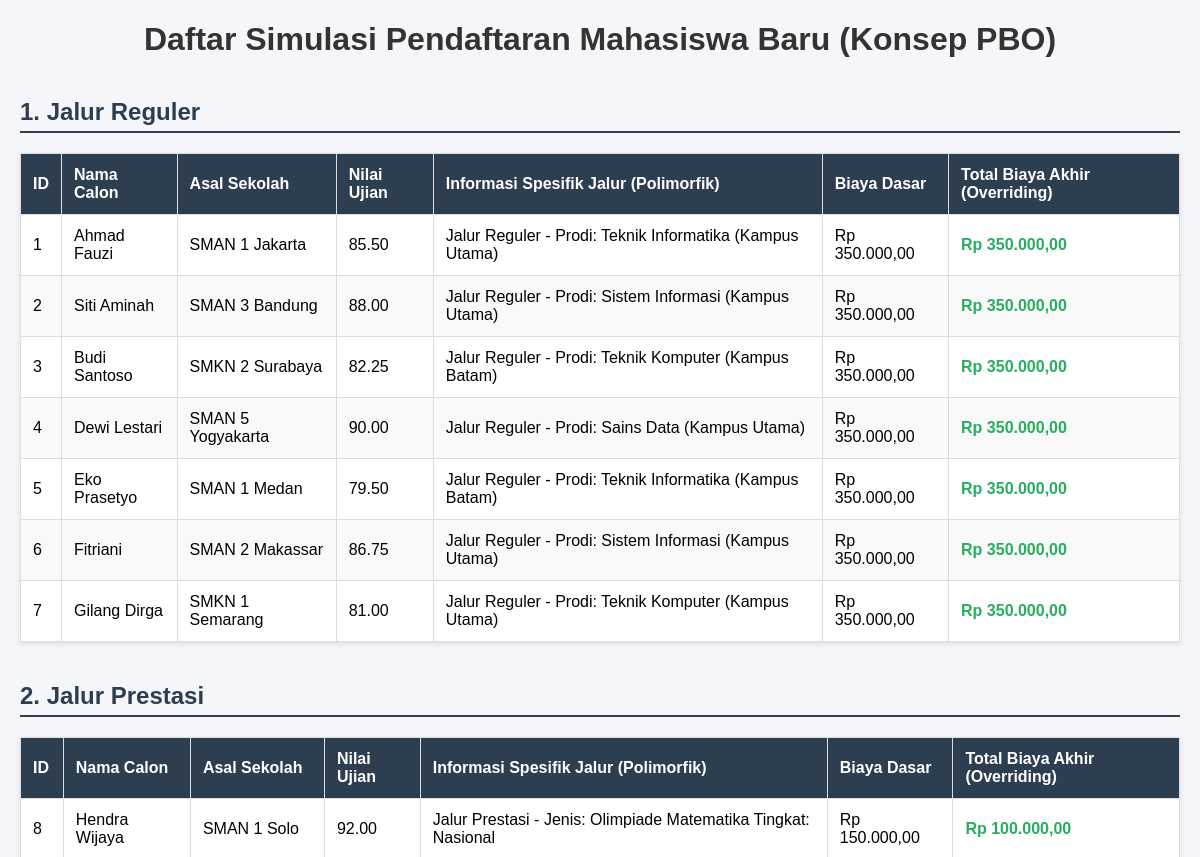
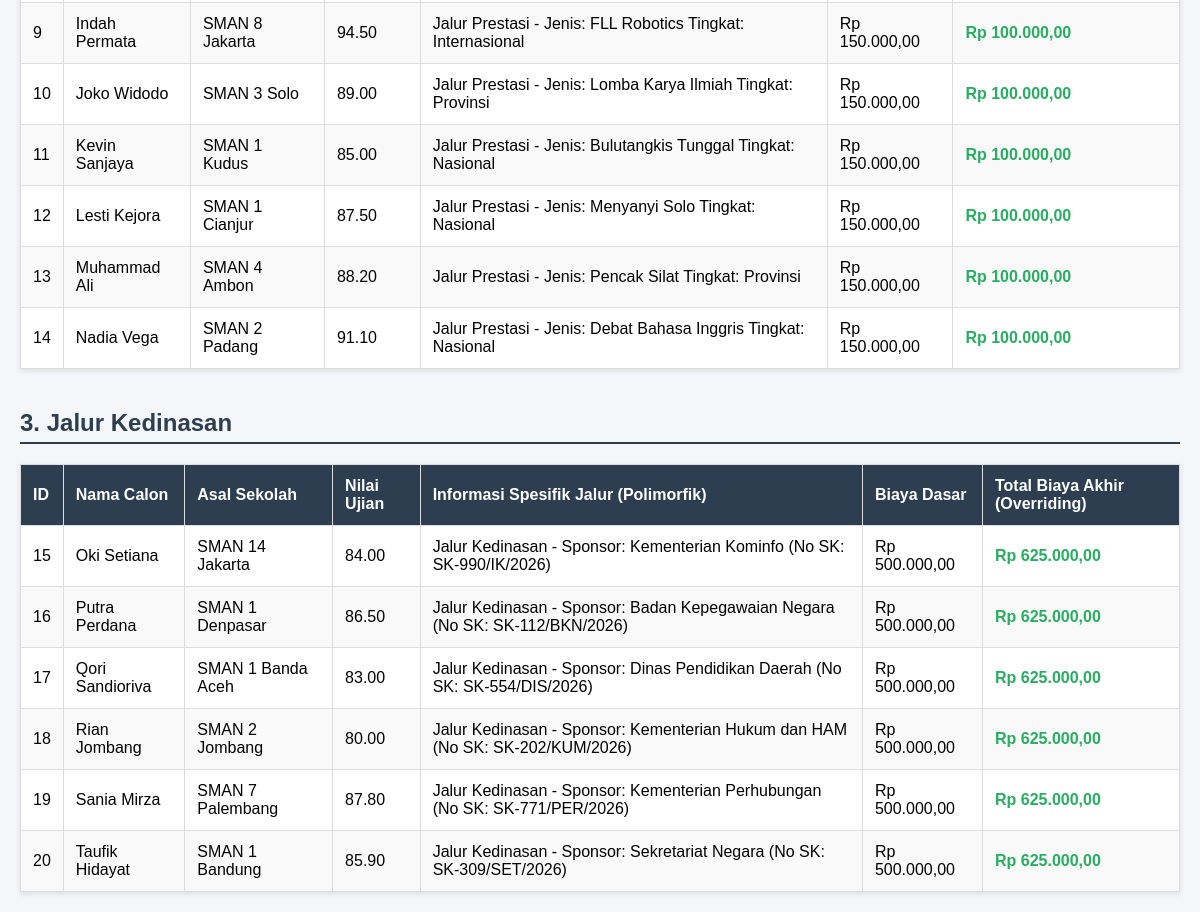
The page / on the database its author committed (2 pictures, top to bottom).
### tables this page shows
CREATE TABLE `tabel_pendaftaran` (
  `id_pendaftaran` int NOT NULL,
  `nama_calon` varchar(100) NOT NULL,
  `asal_sekolah` varchar(100) NOT NULL,
  `nilai_ujian` decimal(5,2) NOT NULL,
  `biaya_pendaftaran_dasar` decimal(10,2) NOT NULL,
  `jalur_pendaftaran` enum('Reguler','Prestasi','Kedinasan') NOT NULL,
  `pilihan_prodi` varchar(50) DEFAULT NULL,
  `lokasi_kampus` varchar(50) DEFAULT NULL,
  `jenis_prestasi` varchar(50) DEFAULT NULL,
  `tingkat_prestasi` varchar(30) DEFAULT NULL,
  `sk_ikatan_dinas` varchar(50) DEFAULT NULL,
  `instansi_sponsor` varchar(100) DEFAULT NULL
);

### pendaftaranReguler.php (called while the page is built, shortened)
<?php
require_once 'Pendaftaran.php';
class PendaftaranReguler extends Pendaftaran {
    private $pilihanProdi;
    private $lokasiKampus;
    public function __construct($id, $nama, $sekolah, $nilai, $biaya_dasar, $jalur, $prodi, $kampus) {
        $this->pilihanProdi = $prodi;
        $this->lokasiKampus = $kampus;
    }
    public static function getDaftarReguler($db) {
        $query = "SELECT * FROM tabel_pendaftaran WHERE jalur_pendaftaran = 'Reguler'";
        $stmt = $db->prepare($query);
        $stmt->execute();
        return $stmt->fetchAll(PDO::FETCH_ASSOC);
    }
    public function hitungTotalBiaya() {
        return $this->biayaPendaftaranDasar;
    }
    public function tampilkanInfoJalur() {
        return "Jalur Reguler - Prodi: " . $this->pilihanProdi . " (" . $this->lokasiKampus . ")";
    }
}
?>

### pendaftaran.php (called while the page is built, shortened)
<?php
abstract class Pendaftaran {
    protected $id_pendaftaran;
    protected $nama_calon;
    protected $asal_sekolah;
    protected $nilai_ujian;
    protected $biayaPendaftaranDasar;
    public function __construct($id, $nama, $sekolah, $nilai, $biaya_dasar, $jalur) {
        $this->id_pendaftaran = $id;
        $this->nama_calon = $nama;
        $this->asal_sekolah = $sekolah;
        $this->nilai_ujian = $nilai;
        $this->biayaPendaftaranDasar = $biaya_dasar;
    }
    public function getIdPendaftaran() { return $this->id_pendaftaran; }
    public function getNamaCalon() { return $this->nama_calon; }
    public function getAsalSekolah() { return $this->asal_sekolah; }
    public function getNilaiUjian() { return $this->nilai_ujian; }
    public function getBiayaDasar() { return $this->biayaPendaftaranDasar; }
}
?>

### pendaftaranPrestasi.php (called while the page is built, shortened)
<?php
require_once 'Pendaftaran.php';
class PendaftaranPrestasi extends Pendaftaran {
    private $jenisPrestasi;
    private $tingkatPrestasi;
    public function __construct($id, $nama, $sekolah, $nilai, $biaya_dasar, $jalur, $jenis, $tingkat) {
        $this->jenisPrestasi = $jenis;
        $this->tingkatPrestasi = $tingkat;
    }
    public static function getDaftarPrestasi($db) {
        $query = "SELECT * FROM tabel_pendaftaran WHERE jalur_pendaftaran = 'Prestasi'";
        $stmt = $db->prepare($query);
        $stmt->execute();
        return $stmt->fetchAll(PDO::FETCH_ASSOC);
    }
    public function hitungTotalBiaya() {
        return $this->biayaPendaftaranDasar - 50000;
    }
    public function tampilkanInfoJalur() {
        return "Jalur Prestasi - Jenis: " . $this->jenisPrestasi . " Tingkat: " . $this->tingkatPrestasi;
    }
}
?>

### pendaftaranKedinasan.php (called while the page is built, shortened)
<?php
require_once 'Pendaftaran.php';
class PendaftaranKedinasan extends Pendaftaran {
    private $skIkatanDinas;
    private $instansiSponsor;
    public function __construct($id, $nama, $sekolah, $nilai, $biaya_dasar, $jalur, $sk, $sponsor) {
        $this->skIkatanDinas = $sk;
        $this->instansiSponsor = $sponsor;
    }
    public static function getDaftarKedinasan($db) {
        $query = "SELECT * FROM tabel_pendaftaran WHERE jalur_pendaftaran = 'Kedinasan'";
        $stmt = $db->prepare($query);
        $stmt->execute();
        return $stmt->fetchAll(PDO::FETCH_ASSOC);
    }
    public function hitungTotalBiaya() {
        return $this->biayaPendaftaranDasar * 1.25;
    }
    public function tampilkanInfoJalur() {
        return "Jalur Kedinasan - Sponsor: " . $this->instansiSponsor . " (No SK: " . $this->skIkatanDinas . ")";
    }
}
?>

### index.php (the view, shortened to what this page needs)
<?php
require_once 'Pendaftaran.php';
require_once 'PendaftaranReguler.php';
require_once 'PendaftaranPrestasi.php';
require_once 'PendaftaranKedinasan.php';
$database = new Database();
$db = $database->getConnection();
$dataReguler   = PendaftaranReguler::getDaftarReguler($db);
$dataPrestasi  = PendaftaranPrestasi::getDaftarPrestasi($db);
$dataKedinasan = PendaftaranKedinasan::getDaftarKedinasan($db);
$listReguler   = [];
$listPrestasi  = [];
$listKedinasan = [];
foreach ($dataReguler as $row) {
    $listReguler[] = new PendaftaranReguler(
        $row['id_pendaftaran'], $row['nama_calon'], $row['asal_sekolah'],
        $row['nilai_ujian'], $row['biaya_pendaftaran_dasar'], $row['jalur_pendaftaran'],
        $row['pilihan_prodi'], $row['lokasi_kampus']
    );
}
foreach ($dataPrestasi as $row) {
    $listPrestasi[] = new PendaftaranPrestasi(
        $row['id_pendaftaran'], $row['nama_calon'], $row['asal_sekolah'],
        $row['nilai_ujian'], $row['biaya_pendaftaran_dasar'], $row['jalur_pendaftaran'],
        $row['jenis_prestasi'], $row['tingkat_prestasi']
    );
}
foreach ($dataKedinasan as $row) {
    $listKedinasan[] = new PendaftaranKedinasan(
        $row['id_pendaftaran'], $row['nama_calon'], $row['asal_sekolah'],
        $row['nilai_ujian'], $row['biaya_pendaftaran_dasar'], $row['jalur_pendaftaran'],
        $row['sk_ikatan_dinas'], $row['instansi_sponsor']
    );
}
?>
<!DOCTYPE html>
<html lang="id">
<head>
</</head>
<body>
    <h1>Daftar Simulasi Pendaftaran Mahasiswa Baru (Konsep PBO)</h1>
    <h2>1. Jalur Reguler</h2>
    <table>
        <thead>
            <tr>
                <th>ID</th>
                <th>Nama Calon</th>
                <th>Asal Sekolah</th>
                <th>Nilai Ujian</th>
                <th>Informasi Spesifik Jalur (Polimorfik)</th>
                <th>Biaya Dasar</th>
                <th>Total Biaya Akhir (Overriding)</th>
            </tr>
        </thead>
        <tbody>
            <?php foreach ($listReguler as $mhs): ?>
                <tr>
                    <td><?= $mhs->getIdPendaftaran(); ?></td>
                    <td><?= $mhs->getNamaCalon(); ?></td>
                    <td><?= $mhs->getAsalSekolah(); ?></td>
                    <td><?= $mhs->getNilaiUjian(); ?></td>
                    <td><?= $mhs->tampilkanInfoJalur(); ?></td>
                    <td>Rp <?= number_format($mhs->getBiayaDasar(), 2, ',', '.'); ?></td>
                    <td class="biaya">Rp <?= number_format($mhs->hitungTotalBiaya(), 2, ',', '.'); ?></td>
                </tr>
            <?php endforeach; ?>
        </tbody>
    </table>
    <h2>2. Jalur Prestasi</h2>
    <table>
        <thead>
            <tr>
                <th>ID</th>
                <th>Nama Calon</th>
                <th>Asal Sekolah</th>
                <th>Nilai Ujian</th>
                <th>Informasi Spesifik Jalur (Polimorfik)</th>
                <th>Biaya Dasar</th>
                <th>Total Biaya Akhir (Overriding)</th>
            </tr>
        </thead>
        <tbody>
            <?php foreach ($listPrestasi as $mhs): ?>
                <tr>
                    <td><?= $mhs->getIdPendaftaran(); ?></td>
                    <td><?= $mhs->getNamaCalon(); ?></td>
                    <td><?= $mhs->getAsalSekolah(); ?></td>
                    <td><?= $mhs->getNilaiUjian(); ?></td>
                    <td><?= $mhs->tampilkanInfoJalur(); ?></td>
                    <td>Rp <?= number_format($mhs->getBiayaDasar(), 2, ',', '.'); ?></td>
                    <td class="biaya">Rp <?= number_format($mhs->hitungTotalBiaya(), 2, ',', '.'); ?></td>
                </tr>
            <?php endforeach; ?>
        </tbody>
    </table>
    <h2>3. Jalur Kedinasan</h2>
    <table>
        <thead>
            <tr>
                <th>ID</th>
                <th>Nama Calon</th>
                <th>Asal Sekolah</th>
                <th>Nilai Ujian</th>
                <th>Informasi Spesifik Jalur (Polimorfik)</th>
                <th>Biaya Dasar</th>
                <th>Total Biaya Akhir (Overriding)</th>
            </tr>
        </thead>
        <tbody>
            <?php foreach ($listKedinasan as $mhs): ?>
                <tr>
                    <td><?= $mhs->getIdPendaftaran(); ?></td>
                    <td><?= $mhs->getNamaCalon(); ?></td>
                    <td><?= $mhs->getAsalSekolah(); ?></td>
                    <td><?= $mhs->getNilaiUjian(); ?></td>
                    <td><?= $mhs->tampilkanInfoJalur(); ?></td>
                    <td>Rp <?= number_format($mhs->getBiayaDasar(), 2, ',', '.'); ?></td>
                    <td class="biaya">Rp <?= number_format($mhs->hitungTotalBiaya(), 2, ',', '.'); ?></td>
                </tr>
            <?php endforeach; ?>
        </tbody>
    </table>
</body>
</html>

### index.php (style rules this page uses)
body { font-family: Arial, sans-serif; margin: 20px; background-color: #f4f6f9; }
h1 { text-align: center; color: #333; }
h2 { color: #2c3e50; border-bottom: 2px solid #2c3e50; padding-bottom: 5px; margin-top: 40px; }
table { width: 100%; border-collapse: collapse; margin-top: 10px; background: #fff; box-shadow: 0 2px 5px rgba(0,0,0,0.1); }
th, td { border: 1px solid #ddd; padding: 12px; text-align: left; }
th { background-color: #2c3e50; color: white; }
tr:nth-child(even) { background-color: #f9f9f9; }
.biaya { font-weight: bold; color: #27ae60; }

### rows shown on the page
tabel_pendaftaran: id_pendaftaran "1", nama_calon "Ahmad Fauzi", asal_sekolah "SMAN 1 Jakarta", nilai_ujian "85.50", $mhs->tampilkanInfoJalur() "Jalur Reguler - Prodi: Teknik Informatika (Kampus Utama)", biaya_pendaftaran_dasar "350.000,00"
tabel_pendaftaran: id_pendaftaran "2", nama_calon "Siti Aminah", asal_sekolah "SMAN 3 Bandung", nilai_ujian "88.00", $mhs->tampilkanInfoJalur() "Jalur Reguler - Prodi: Sistem Informasi (Kampus Utama)", biaya_pendaftaran_dasar "350.000,00"
tabel_pendaftaran: id_pendaftaran "3", nama_calon "Budi Santoso", asal_sekolah "SMKN 2 Surabaya", nilai_ujian "82.25", $mhs->tampilkanInfoJalur() "Jalur Reguler - Prodi: Teknik Komputer (Kampus Batam)", biaya_pendaftaran_dasar "350.000,00"
tabel_pendaftaran: id_pendaftaran "4", nama_calon "Dewi Lestari", asal_sekolah "SMAN 5 Yogyakarta", nilai_ujian "90.00", $mhs->tampilkanInfoJalur() "Jalur Reguler - Prodi: Sains Data (Kampus Utama)", biaya_pendaftaran_dasar "350.000,00"
tabel_pendaftaran: id_pendaftaran "5", nama_calon "Eko Prasetyo", asal_sekolah "SMAN 1 Medan", nilai_ujian "79.50", $mhs->tampilkanInfoJalur() "Jalur Reguler - Prodi: Teknik Informatika (Kampus Batam)", biaya_pendaftaran_dasar "350.000,00"
tabel_pendaftaran: id_pendaftaran "6", nama_calon "Fitriani", asal_sekolah "SMAN 2 Makassar", nilai_ujian "86.75", $mhs->tampilkanInfoJalur() "Jalur Reguler - Prodi: Sistem Informasi (Kampus Utama)", biaya_pendaftaran_dasar "350.000,00"
tabel_pendaftaran: id_pendaftaran "7", nama_calon "Gilang Dirga", asal_sekolah "SMKN 1 Semarang", nilai_ujian "81.00", $mhs->tampilkanInfoJalur() "Jalur Reguler - Prodi: Teknik Komputer (Kampus Utama)", biaya_pendaftaran_dasar "350.000,00"
tabel_pendaftaran: id_pendaftaran "8", nama_calon "Hendra Wijaya", asal_sekolah "SMAN 1 Solo", nilai_ujian "92.00", $mhs->tampilkanInfoJalur() "Jalur Prestasi - Jenis: Olimpiade Matematika Tingkat: Nasional", biaya_pendaftaran_dasar "150.000,00", biaya_pendaftaran_dasar "100.000,00"
tabel_pendaftaran: id_pendaftaran "9", nama_calon "Indah Permata", asal_sekolah "SMAN 8 Jakarta", nilai_ujian "94.50", $mhs->tampilkanInfoJalur() "Jalur Prestasi - Jenis: FLL Robotics Tingkat: Internasional", biaya_pendaftaran_dasar "150.000,00", biaya_pendaftaran_dasar "100.000,00"
tabel_pendaftaran: id_pendaftaran "10", nama_calon "Joko Widodo", asal_sekolah "SMAN 3 Solo", nilai_ujian "89.00", $mhs->tampilkanInfoJalur() "Jalur Prestasi - Jenis: Lomba Karya Ilmiah Tingkat: Provinsi", biaya_pendaftaran_dasar "150.000,00", biaya_pendaftaran_dasar "100.000,00"
tabel_pendaftaran: id_pendaftaran "11", nama_calon "Kevin Sanjaya", asal_sekolah "SMAN 1 Kudus", nilai_ujian "85.00", $mhs->tampilkanInfoJalur() "Jalur Prestasi - Jenis: Bulutangkis Tunggal Tingkat: Nasional", biaya_pendaftaran_dasar "150.000,00", biaya_pendaftaran_dasar "100.000,00"
tabel_pendaftaran: id_pendaftaran "12", nama_calon "Lesti Kejora", asal_sekolah "SMAN 1 Cianjur", nilai_ujian "87.50", $mhs->tampilkanInfoJalur() "Jalur Prestasi - Jenis: Menyanyi Solo Tingkat: Nasional", biaya_pendaftaran_dasar "150.000,00", biaya_pendaftaran_dasar "100.000,00"
tabel_pendaftaran: id_pendaftaran "13", nama_calon "Muhammad Ali", asal_sekolah "SMAN 4 Ambon", nilai_ujian "88.20", $mhs->tampilkanInfoJalur() "Jalur Prestasi - Jenis: Pencak Silat Tingkat: Provinsi", biaya_pendaftaran_dasar "150.000,00", biaya_pendaftaran_dasar "100.000,00"
tabel_pendaftaran: id_pendaftaran "14", nama_calon "Nadia Vega", asal_sekolah "SMAN 2 Padang", nilai_ujian "91.10", $mhs->tampilkanInfoJalur() "Jalur Prestasi - Jenis: Debat Bahasa Inggris Tingkat: Nasional", biaya_pendaftaran_dasar "150.000,00", biaya_pendaftaran_dasar "100.000,00"
tabel_pendaftaran: id_pendaftaran "15", nama_calon "Oki Setiana", asal_sekolah "SMAN 14 Jakarta", nilai_ujian "84.00", $mhs->tampilkanInfoJalur() "Jalur Kedinasan - Sponsor: Kementerian Kominfo (No SK: SK-990/IK/2026)", biaya_pendaftaran_dasar "500.000,00", biaya_pendaftaran_dasar "625.000,00"
tabel_pendaftaran: id_pendaftaran "16", nama_calon "Putra Perdana", asal_sekolah "SMAN 1 Denpasar", nilai_ujian "86.50", $mhs->tampilkanInfoJalur() "Jalur Kedinasan - Sponsor: Badan Kepegawaian Negara (No SK: SK-112/BKN/2026)", biaya_pendaftaran_dasar "500.000,00", biaya_pendaftaran_dasar "625.000,00"
tabel_pendaftaran: id_pendaftaran "17", nama_calon "Qori Sandioriva", asal_sekolah "SMAN 1 Banda Aceh", nilai_ujian "83.00", $mhs->tampilkanInfoJalur() "Jalur Kedinasan - Sponsor: Dinas Pendidikan Daerah (No SK: SK-554/DIS/2026)", biaya_pendaftaran_dasar "500.000,00", biaya_pendaftaran_dasar "625.000,00"
tabel_pendaftaran: id_pendaftaran "18", nama_calon "Rian Jombang", asal_sekolah "SMAN 2 Jombang", nilai_ujian "80.00", $mhs->tampilkanInfoJalur() "Jalur Kedinasan - Sponsor: Kementerian Hukum dan HAM (No SK: SK-202/KUM/2026)", biaya_pendaftaran_dasar "500.000,00", biaya_pendaftaran_dasar "625.000,00"
tabel_pendaftaran: id_pendaftaran "19", nama_calon "Sania Mirza", asal_sekolah "SMAN 7 Palembang", nilai_ujian "87.80", $mhs->tampilkanInfoJalur() "Jalur Kedinasan - Sponsor: Kementerian Perhubungan (No SK: SK-771/PER/2026)", biaya_pendaftaran_dasar "500.000,00", biaya_pendaftaran_dasar "625.000,00"
tabel_pendaftaran: id_pendaftaran "20", nama_calon "Taufik Hidayat", asal_sekolah "SMAN 1 Bandung", nilai_ujian "85.90", $mhs->tampilkanInfoJalur() "Jalur Kedinasan - Sponsor: Sekretariat Negara (No SK: SK-309/SET/2026)", biaya_pendaftaran_dasar "500.000,00", biaya_pendaftaran_dasar "625.000,00"
